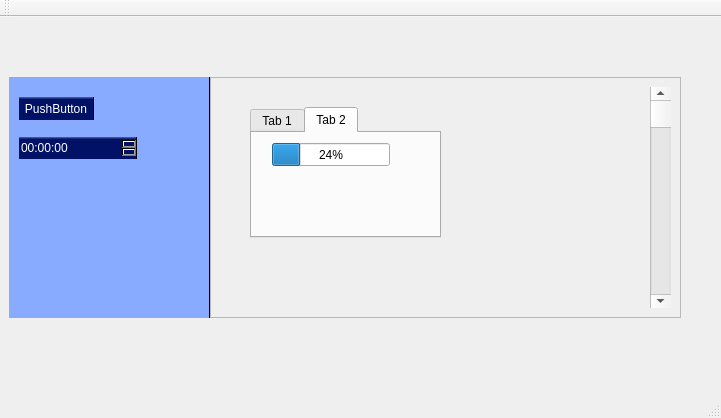
<?xml version="1.0" encoding="UTF-8"?>
<ui version="4.0">
 <class>MainWindow</class>
 <widget class="QMainWindow" name="MainWindow">
  <property name="geometry">
   <rect>
    <x>0</x>
    <y>0</y>
    <width>721</width>
    <height>418</height>
   </rect>
  </property>
  <property name="windowTitle">
   <string>MainWindow</string>
  </property>
  <widget class="QWidget" name="centralWidget">
   <widget class="QFrame" name="frame">
    <property name="geometry">
     <rect>
      <x>9</x>
      <y>60</y>
      <width>201</width>
      <height>241</height>
     </rect>
    </property>
    <property name="styleSheet">
     <string notr="true">background: #8af;
border: none;
border-right: 1px solid black;
</string>
    </property>
    <property name="frameShape">
     <enum>QFrame::StyledPanel</enum>
    </property>
    <property name="frameShadow">
     <enum>QFrame::Raised</enum>
    </property>
    <widget class="QPushButton" name="pushButton">
     <property name="geometry">
      <rect>
       <x>10</x>
       <y>20</y>
       <width>75</width>
       <height>23</height>
      </rect>
     </property>
     <property name="styleSheet">
      <string notr="true">background: qlineargradient(x1: 0, y1: 0, x2: 0, y2: 1,stop: 0 #56a, stop: 0.1 #016);
color: white</string>
     </property>
     <property name="text">
      <string>PushButton</string>
     </property>
    </widget>
    <widget class="QTimeEdit" name="timeEdit">
     <property name="geometry">
      <rect>
       <x>10</x>
       <y>60</y>
       <width>118</width>
       <height>22</height>
      </rect>
     </property>
     <property name="styleSheet">
      <string notr="true">background: qlineargradient(x1: 0, y1: 0, x2: 0, y2: 1,stop: 0 #56a, stop: 0.1 #016);
color: white</string>
     </property>
    </widget>
   </widget>
   <widget class="QFrame" name="frame_2">
    <property name="geometry">
     <rect>
      <x>210</x>
      <y>60</y>
      <width>471</width>
      <height>241</height>
     </rect>
    </property>
    <property name="frameShape">
     <enum>QFrame::StyledPanel</enum>
    </property>
    <property name="frameShadow">
     <enum>QFrame::Raised</enum>
    </property>
    <widget class="QTabWidget" name="tabWidget">
     <property name="geometry">
      <rect>
       <x>40</x>
       <y>30</y>
       <width>191</width>
       <height>131</height>
      </rect>
     </property>
     <property name="currentIndex">
      <number>1</number>
     </property>
     <widget class="QWidget" name="tab">
      <attribute name="title">
       <string>Tab 1</string>
      </attribute>
      <widget class="QDial" name="dial">
       <property name="geometry">
        <rect>
         <x>10</x>
         <y>0</y>
         <width>50</width>
         <height>64</height>
        </rect>
       </property>
      </widget>
     </widget>
     <widget class="QWidget" name="tab_2">
      <attribute name="title">
       <string>Tab 2</string>
      </attribute>
      <widget class="QProgressBar" name="progressBar">
       <property name="geometry">
        <rect>
         <x>20</x>
         <y>10</y>
         <width>118</width>
         <height>23</height>
        </rect>
       </property>
       <property name="value">
        <number>24</number>
       </property>
      </widget>
     </widget>
    </widget>
    <widget class="QScrollBar" name="verticalScrollBar">
     <property name="geometry">
      <rect>
       <x>440</x>
       <y>10</y>
       <width>21</width>
       <height>221</height>
      </rect>
     </property>
     <property name="orientation">
      <enum>Qt::Vertical</enum>
     </property>
    </widget>
   </widget>
  </widget>
  <widget class="QMenuBar" name="menuBar">
   <property name="geometry">
    <rect>
     <x>0</x>
     <y>0</y>
     <width>721</width>
     <height>21</height>
    </rect>
   </property>
  </widget>
  <widget class="QToolBar" name="mainToolBar">
   <attribute name="toolBarArea">
    <enum>TopToolBarArea</enum>
   </attribute>
   <attribute name="toolBarBreak">
    <bool>false</bool>
   </attribute>
  </widget>
  <widget class="QStatusBar" name="statusBar"/>
 </widget>
 <layoutdefault spacing="6" margin="11"/>
 <resources/>
 <connections/>
</ui>
